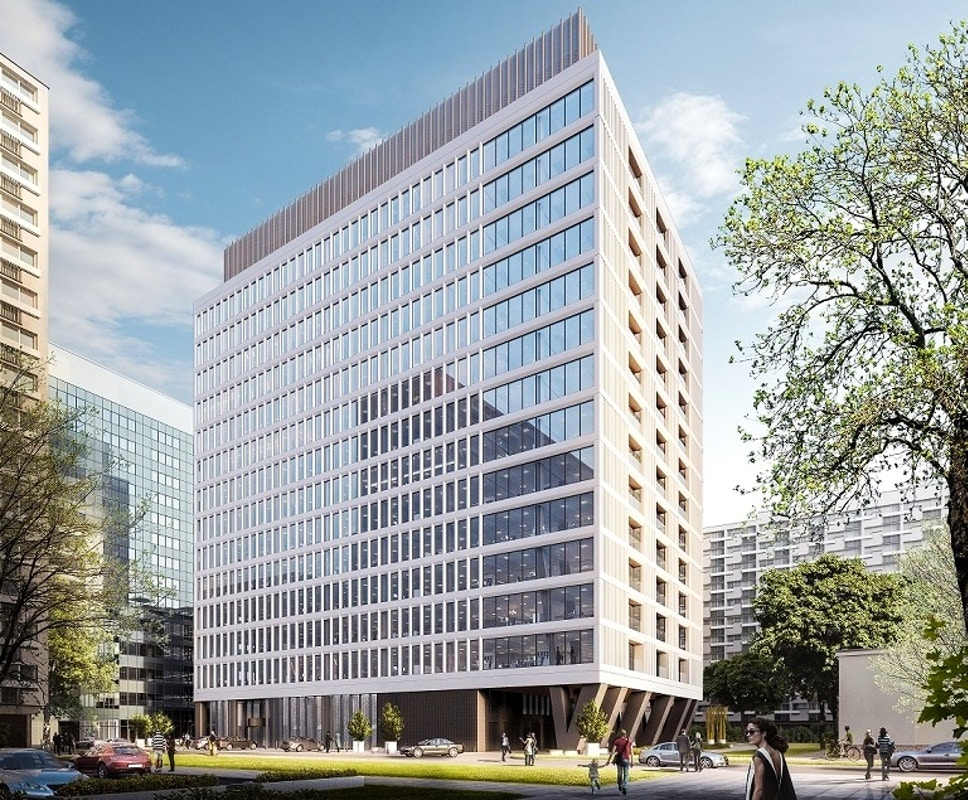
%> input picture 210404/Atrium2.jpg, 968 x 800 px
$ octave test_grayscale.m   (GNU Octave 9; MATLAB toolbox functions it lacks are replaced by stand-ins)
%> lines starting %> are read from the running program, lines starting %| are printed output that depends on the picture; in (x1, y1, x2, y2) boxes, pixels count from 0 and x2, y2 are one past the last pixel; in counts of white or black regions, pixels touching at a corner belong together; the program's own positions count from 1
I1 = imread('Atrium2.jpg')
%> I1 is the input picture: size 800x968x3 uint8; mean R, G, B 155.6, 162.1, 163.5
I1 = rgb2gray(I1); imshow(I1);
I2 = grayslice(I1,128); figure, imshow(I2,gray(128));
%> after `I2 = grayslice(I1,128)`:
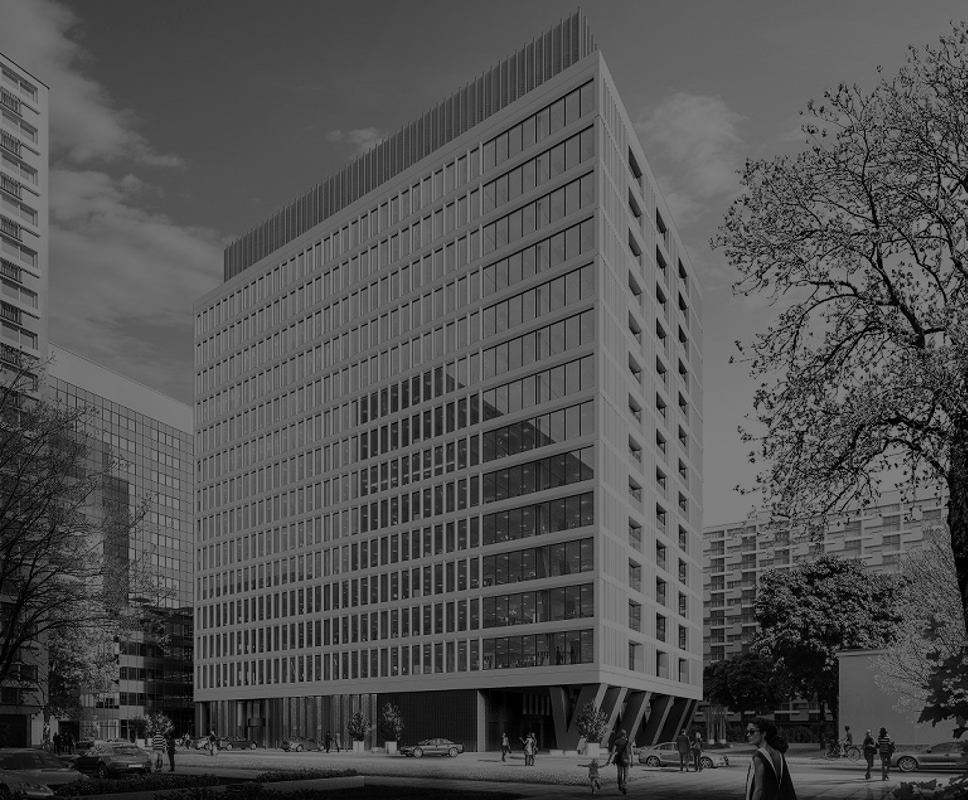
%> I2: size 800x968 uint8; min 0, max 127, mean 80.3
I3 = grayslice(I1,64); figure, imshow(I3,gray(64));
%> after `I3 = grayslice(I1,64)`:
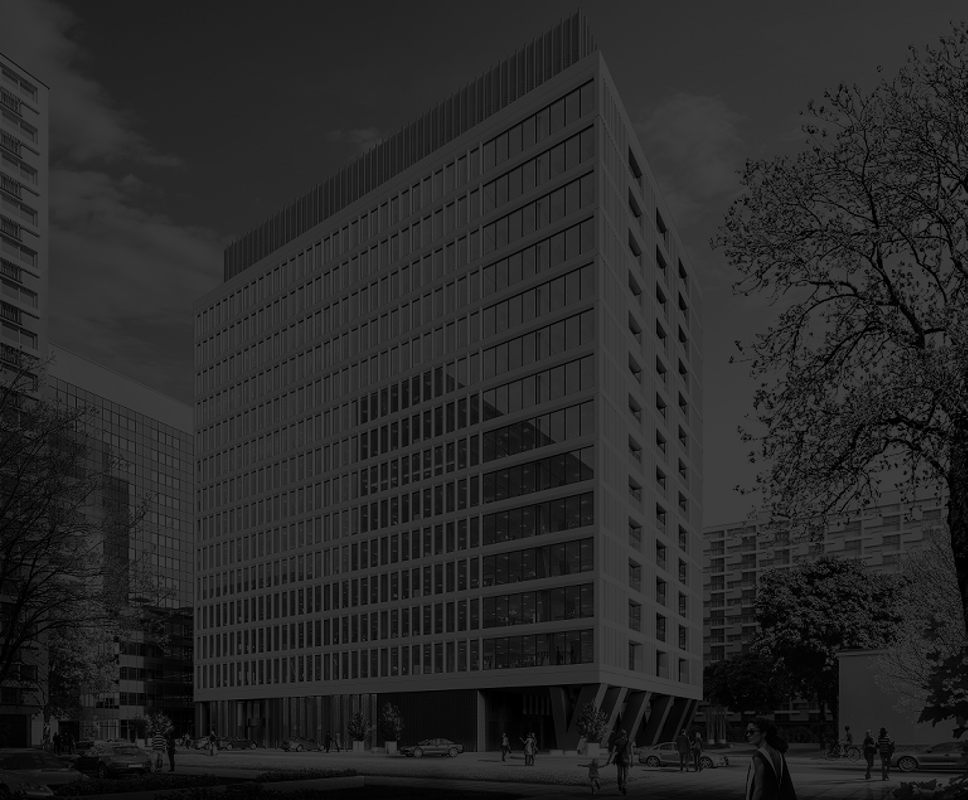
%> I3: size 800x968 uint8; min 0, max 63, mean 39.9
I4 = grayslice(I1,32); figure, imshow(I4,gray(32));
I5 = grayslice(I1,16); figure, imshow(I5,gray(16));
I6 = grayslice(I1,8); figure, imshow(I6,gray(8));
%> after `I6 = grayslice(I1,8)`:
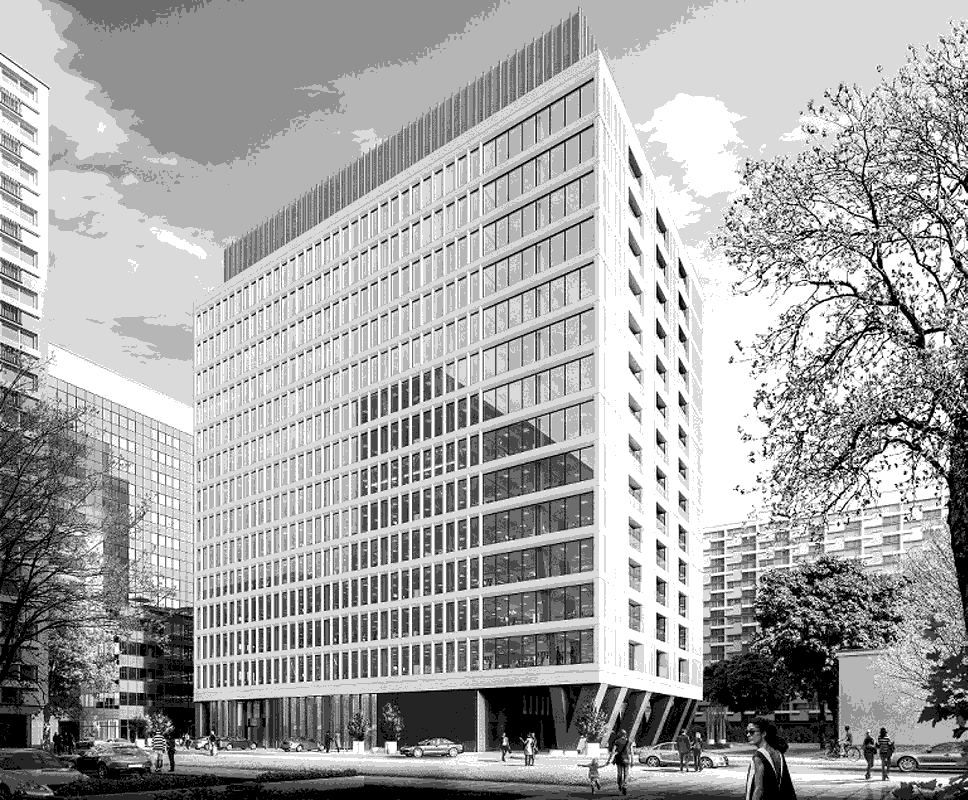
%> I6: size 800x968 uint8; min 0, max 7, mean 4.54; drawn with min black and max white
I7 = grayslice(I1,4); figure, imshow(I7,gray(4));
%> after `I7 = grayslice(I1,4)`:
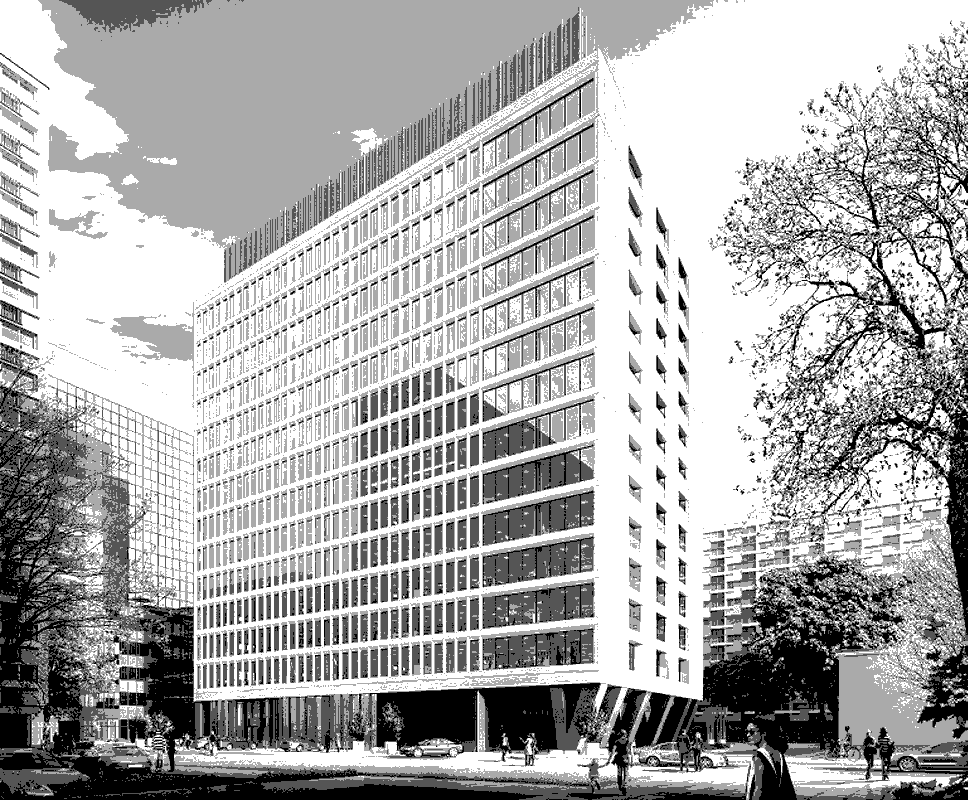
%> I7: size 800x968 uint8; min 0, max 3, mean 2.02; drawn with min black and max white
I8 = grayslice(I1,2); figure, imshow(I8,gray(2));
%> after `I8 = grayslice(I1,2)`:
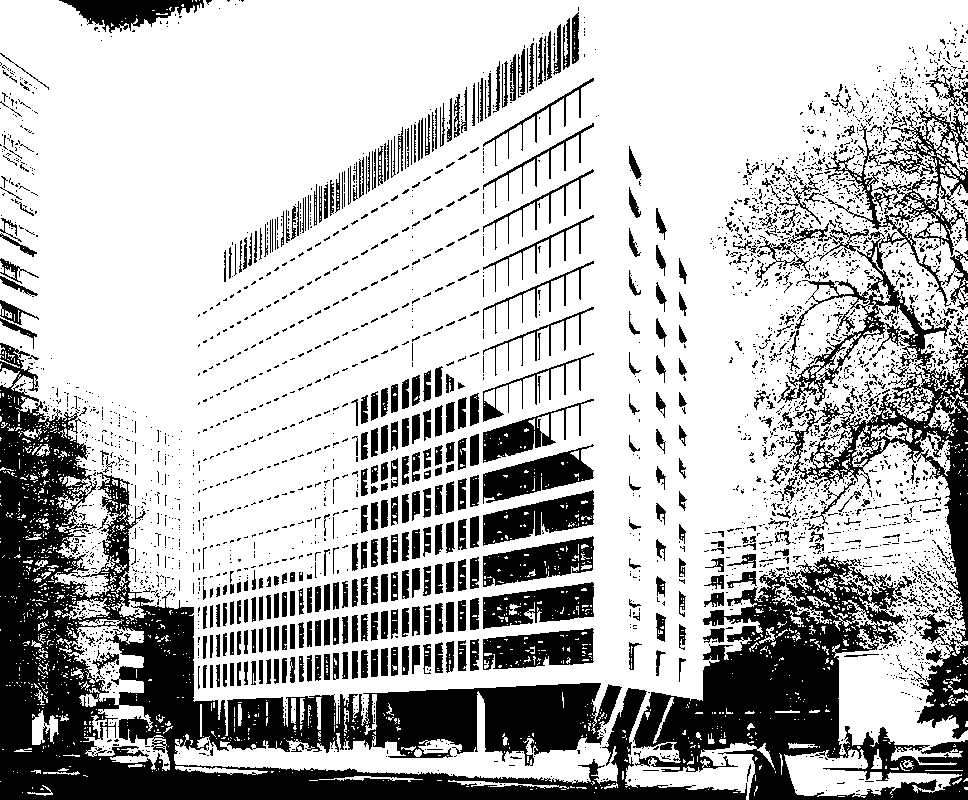
%> I8: size 800x968 uint8; values 0 (black) and 1 (white), 72.3% white; 3285 black regions (2813 under 20 px), largest, box (x1, y1, x2, y2) and area: (0, 343, 747, 800) 78958, (633, 556, 968, 800) 32084, (777, 105, 968, 739) 22755
